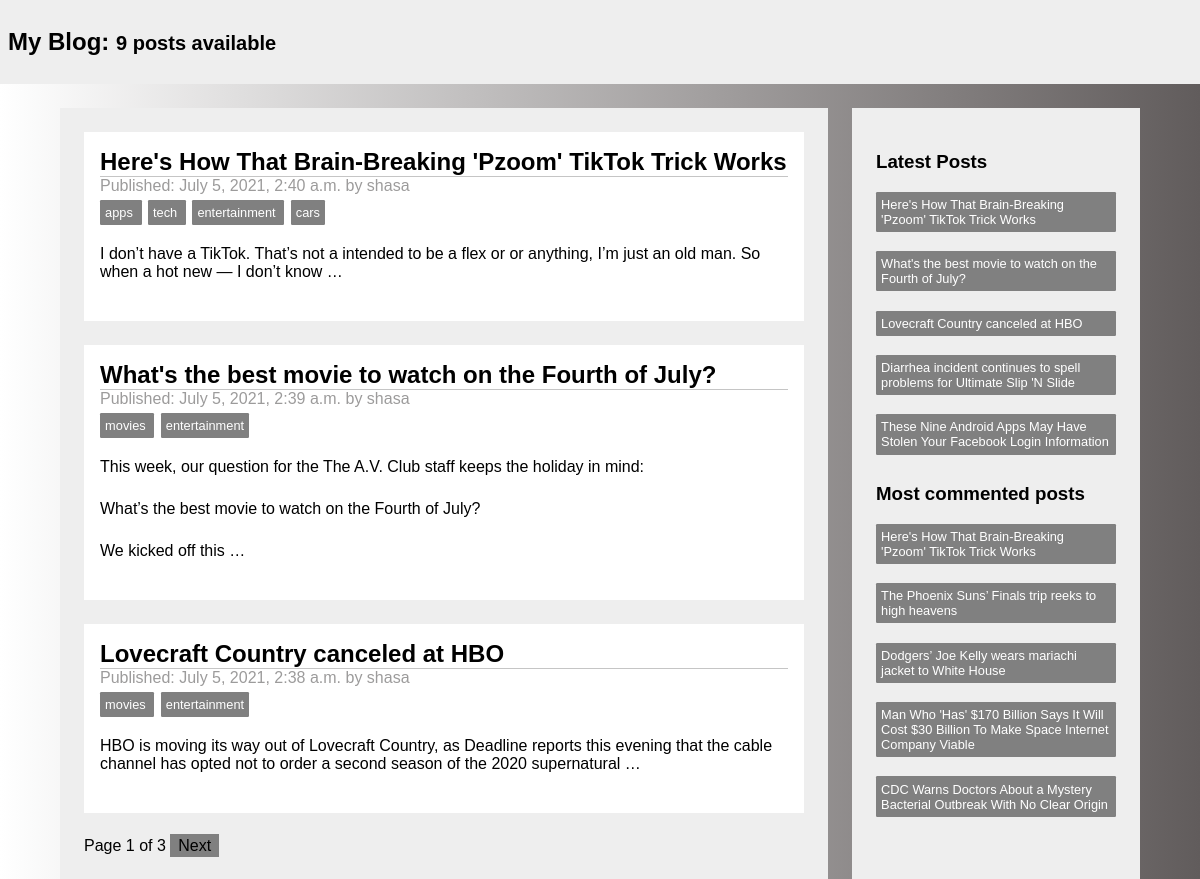
The page /blog/ on the database as committed earlier.
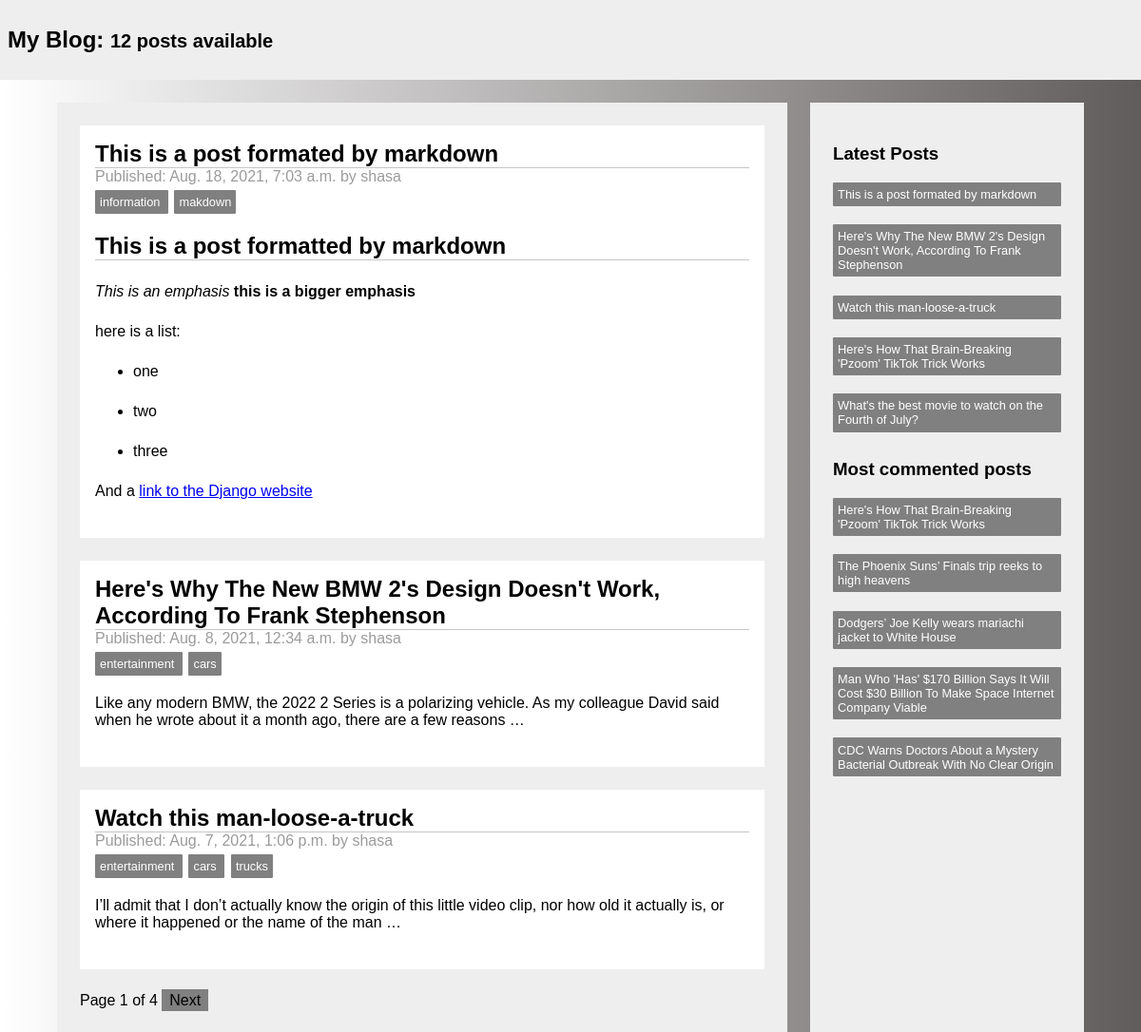
The same page on the database as committed later.
### blog/models.py (models this page shows, shortened)
class Post(models.Model):
    STATUS_CHOICES = (
        ('draft', 'Draft'), ('published', 'Published'),
    )
    title = models.CharField(max_length=200)
    slug = models.SlugField(max_length=250, unique_for_date='publish') # Publish here refers to the publish field
    author = models.ForeignKey(User,  on_delete=models.CASCADE, related_name='blog_posts')
    body = models.TextField()
    publish = models.DateTimeField(default=timezone.now)
    created = models.DateTimeField(auto_now_add=True) # auto_now_add, updates with time and date at the creation of the record
    updated = models.DateTimeField(auto_now=True) #  Updates whenever Model.save() is called
    status = models.CharField(max_length=10, choices=STATUS_CHOICES, default='draft')
    tags = TaggableManager()
    class Meta:
        ordering = ('-publish',)
    objects = models.Manager() # Ths is the default manager, accessed via Post.objects
    published = PublishedManager() # Post.published
    def get_absolute_url(self):
        return reverse('blog:post_detail', args=[ self.publish.year,
                                                self.publish.month,
                                                self.publish.day,
                                                self.slug ])

### blog/views.py (the view)
# urls.py: path('', views.post_list, name = 'post_list'),
def post_list(request, tag_slug=None):
    object_list = Post.published.all() # Here we use our custom object
    tag = None
    if tag_slug:
        tag = get_object_or_404(Tag, slug=tag_slug)
        object_list = object_list.filter(tags__in=[tag])
    paginator = Paginator(object_list, 3)
    page = request.GET.get('page')
    try:
        posts = paginator.page(page)
    except  PageNotAnInteger:
        posts = paginator.page(1)
    except EmptyPage:
        posts = paginator.page(paginator.num_pages)
    return render(
                    request,
                    'blog/post/list.html',
                    {'posts':posts,'tag':tag,}
                )

### blog/models.py (called while the page is built)
    def get_queryset(self):
        return super(PublishedManager, self).get_queryset().filter(status='published')

### blog/templatetags/blog_tags.py (called while the page is built)
@register.simple_tag # Register the function as a simple tag
def total_posts():
    return Post.published.count()

@register.inclusion_tag('blog/post/latest_posts.html')
def show_latest_posts(count=5):
    latest_posts = Post.published.order_by('-publish')[:count]
    return {
        'latest_posts': latest_posts
    }

@register.simple_tag
def most_commented_post(count = 5):
    return Post.published.annotate(total_comment = Count("comments")).order_by('-total_comment')[:count]

@register.filter(name="markdown")
def markdown_format(text):
    return mark_safe(markdown.markdown(text))

### blog/templates/blog/post/list.html (shortened to what this page needs)
{% extends 'blog/base.html' %}
{% load blog_tags %}
{% block content %}
    {% for post in posts %}
        <div class="posts">
            <h2><a href="{{ post.get_absolute_url }}" class="post-title">{{ post.title }}</a></h2>
            <span class="post_info">Published: {{ post.publish }} by {{ post.author }}</span>
            <div class="tag-div">
                {% for tag in post.tags.all %}
                    <a class="tags" href="{% url 'blog:post_list_by_tag' tag.slug %}">
                        {{ tag.name }}
                    </a>
                {% endfor %}
            </div>
            <p> {{ post.body|markdown|truncatewords_html:30 }}</p>
        </div>
    {% endfor %}
    {% include "pagination.html" with page=posts %}
{% endblock content %}

### blog/templates/blog/base.html (shortened to what this page needs)
{% load blog_tags %}
{% load static %}
<!DOCTYPE html>
<html>
    <head>
        {% block style %}
            <link rel="stylesheet" href="{% static "css/styles.css" %}">
        {% endblock style %}
    </head>
    <body>
        <header>
            <h2>
                <a class="header-text" href="{% url 'blog:post_list' %}">
                    My Blog: <small> {% total_posts %} posts available</small>
                </a>
            </h2>
        </header>
        <div class="container">
            <div class="content tile">
                {% block content %}
                {% endblock content %}
            </div>
            <div class="sidebar tile">
                {% block sidebar %}
                    {% show_latest_posts %}
                    <h3>Most commented posts</h3>
                    {% most_commented_post as comment_posts %}
                    {% for cpost in comment_posts %}
                        <a href="{{ cpost.get_absolute_url }}" class="sidebar-link">{{ cpost.title }}</a>
                    {% endfor %}
                {% endblock sidebar %}
            </div>
        </div>
    </body>
</html>

### blog/templates/blog/post/latest_posts.html
<h3>Latest Posts</h3>
{% for post in latest_posts %}
    <a href="{{ post.get_absolute_url }}" class="sidebar-link">
        {{ post.title }}
    </a>
{% endfor %}

Rows that differ between the two databases and show on the page:
no longer on this page (row unchanged): Tag: name "movies"
no longer on this page (row unchanged): Post: title "Lovecraft Country canceled at HBO", publish "July 5, 2021, 2:38 a.m.", author "shasa", body "HBO is moving its way out of Lovecraft Country, as Deadline reports this evening that the cable channel has opted not to order a second season of the 2020 supernatural …", Tag (name "entertainment")
no longer on this page (row unchanged): Post: title "Diarrhea incident continues to spell problems for Ultimate Slip 'N Slide", shown under "Latest Posts"
no longer on one of the page's lists (row unchanged): Post: title "Here's How That Brain-Breaking 'Pzoom' TikTok Trick Works", publish "July 5, 2021, 2:40 a.m.", author "shasa", body "I don’t have a TikTok. That’s not a intended to be a flex or or anything, I’m just an old man. So when a hot new — I don’t know …"
no longer on this page (row unchanged): Post: title "These Nine Android Apps May Have Stolen Your Facebook Login Information", shown under "Latest Posts"
no longer on one of the page's lists (row unchanged): Post: title "What's the best movie to watch on the Fourth of July?", publish "July 5, 2021, 2:39 a.m.", author "shasa", body "This week, our question for the The A.V. Club staff keeps the holiday in mind: What’s the best movie to watch on the Fourth of July? We kicked off this …"
added Post: title "This is a post formated by markdown", publish "Aug. 18, 2021, 7:03 a.m.", author "shasa", body "This is a post formatted by markdown This is an emphasis this is a bigger emphasis here is a list: one two three And a link to the Django website"
added Tag: name "information", shown under "This is a post formated by markdown"
added Tag: name "makdown", shown under "This is a post formated by markdown"
added Post: title "Here's Why The New BMW 2's Design Doesn't Work, According To Frank Stephenson", publish "Aug. 8, 2021, 12:34 a.m.", author "shasa", body "Like any modern BMW, the 2022 2 Series is a polarizing vehicle. As my colleague David said when he wrote about it a month ago, there are a few reasons …", Tag (name "entertainment"), Tag (name "cars")
added Post: title "Watch this man-loose-a-truck", publish "Aug. 7, 2021, 1:06 p.m.", author "shasa", body "I’ll admit that I don’t actually know the origin of this little video clip, nor how old it actually is, or where it happened or the name of the man …", Tag (name "entertainment"), Tag (name "cars")
added Tag: name "trucks", shown under "Watch this man-loose-a-truck"
computed for Post "Here's How That Brain-Breaking 'Pzoom' TikTok Trick Works": loses Tag (name "apps"); loses Tag (name "tech"); loses Tag (name "entertainment"); loses Tag (name "cars")
computed for Post "What's the best movie to watch on the Fourth of July?": loses Tag (name "entertainment")
Other text that changed with them:
{{ page.paginator.num_pages }}: "3" → "4"
text no longer shown: "9"
text now shown: "12"
